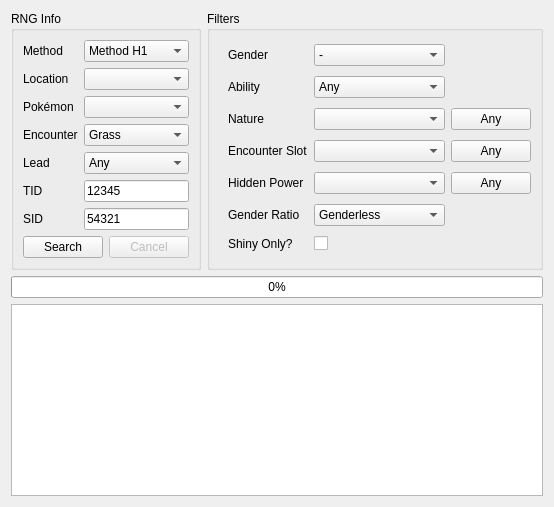
     <widget class="QWidget" name="tabSpreadSearcher">
      <attribute name="title">
       <string>Searcher</string>
      </attribute>
      <layout class="QGridLayout" name="gridLayout_8">
       <item row="2" column="0" colspan="2">
        <widget class="TableView" name="tableViewSearcher">
         <property name="contextMenuPolicy">
          <enum>Qt::CustomContextMenu</enum>
         </property>
         <property name="editTriggers">
          <set>QAbstractItemView::NoEditTriggers</set>
         </property>
         <property name="sortingEnabled">
          <bool>true</bool>
         </property>
         <attribute name="horizontalHeaderDefaultSectionSize">
          <number>100</number>
         </attribute>
         <attribute name="verticalHeaderVisible">
          <bool>false</bool>
         </attribute>
         <attribute name="verticalHeaderDefaultSectionSize">
          <number>21</number>
         </attribute>
         <attribute name="verticalHeaderMinimumSectionSize">
          <number>20</number>
         </attribute>
        </widget>
       </item>
       <item row="0" column="0">
        <widget class="QGroupBox" name="groupBoxSearcherRNGInfo">
         <property name="sizePolicy">
          <sizepolicy hsizetype="Preferred" vsizetype="Preferred">
           <horstretch>1</horstretch>
           <verstretch>0</verstretch>
          </sizepolicy>
         </property>
         <property name="title">
          <string>RNG Info</string>
         </property>
         <layout class="QGridLayout" name="gridLayout_6">
          <item row="0" column="0">
           <widget class="QLabel" name="labelSearcherMethod">
            <property name="text">
             <string>Method</string>
            </property>
           </widget>
          </item>
          <item row="0" column="1" colspan="2">
           <widget class="QComboBox" name="comboBoxSearcherMethod">
            <property name="layoutDirection">
             <enum>Qt::LeftToRight</enum>
            </property>
            <property name="editable">
             <bool>false</bool>
            </property>
            <property name="frame">
             <bool>true</bool>
            </property>
            <item>
             <property name="text">
              <string>Method H1</string>
             </property>
            </item>
            <item>
             <property name="text">
              <string>Method H2</string>
             </property>
            </item>
            <item>
             <property name="text">
              <string>Method H4</string>
             </property>
            </item>
           </widget>
          </item>
          <item row="1" column="0">
           <widget class="QLabel" name="labelSearcherLocation">
            <property name="text">
             <string>Location</string>
            </property>
           </widget>
          </item>
          <item row="1" column="1" colspan="2">
           <widget class="QComboBox" name="comboBoxSearcherLocation">
            <property name="maxVisibleItems">
             <number>10</number>
            </property>
           </widget>
          </item>
          <item row="2" column="0">
           <widget class="QLabel" name="labelSearcherPokemon">
            <property name="text">
             <string>Pokémon</string>
            </property>
           </widget>
          </item>
          <item row="2" column="1" colspan="2">
           <widget class="QComboBox" name="comboBoxSearcherPokemon"/>
          </item>
          <item row="3" column="0">
           <widget class="QLabel" name="labelSearcherEncounter">
            <property name="text">
             <string>Encounter</string>
            </property>
           </widget>
          </item>
          <item row="3" column="1" colspan="2">
           <widget class="QComboBox" name="comboBoxSearcherEncounter">
            <item>
             <property name="text">
              <string>Grass</string>
             </property>
            </item>
            <item>
             <property name="text">
              <string>Safari Zone</string>
             </property>
            </item>
            <item>
             <property name="text">
              <string>Rock Smash</string>
             </property>
            </item>
            <item>
             <property name="text">
              <string>Surfing</string>
             </property>
            </item>
            <item>
             <property name="text">
              <string>Old Rod</string>
             </property>
            </item>
            <item>
             <property name="text">
              <string>Good Rod</string>
             </property>
            </item>
            <item>
             <property name="text">
              <string>Super Rod</string>
             </property>
            </item>
           </widget>
          </item>
          <item row="4" column="0">
           <widget class="QLabel" name="labelSearcherLead">
            <property name="text">
             <string>Lead</string>
            </property>
           </widget>
          </item>
          <item row="4" column="1" colspan="2">
           <widget class="QComboBox" name="comboBoxSearcherLead">
            <item>
             <property name="text">
              <string>Any</string>
             </property>
            </item>
            <item>
             <property name="text">
              <string>Synchronize</string>
             </property>
            </item>
            <item>
             <property name="text">
              <string>Cute Charm</string>
             </property>
            </item>
            <item>
             <property name="text">
              <string>None</string>
             </property>
            </item>
           </widget>
          </item>
          <item row="5" column="0">
           <widget class="QLabel" name="labelSearcherTID">
            <property name="text">
             <string>TID</string>
            </property>
           </widget>
          </item>
          <item row="5" column="1" colspan="2">
           <widget class="TextBox" name="textBoxSearcherTID">
            <property name="inputMask">
             <string/>
            </property>
            <property name="text">
             <string notr="true">12345</string>
            </property>
            <property name="maxLength">
             <number>5</number>
            </property>
           </widget>
          </item>
          <item row="6" column="0">
           <widget class="QLabel" name="labelSearcherSID">
            <property name="text">
             <string>SID</string>
            </property>
           </widget>
          </item>
          <item row="6" column="1" colspan="2">
           <widget class="TextBox" name="textBoxSearcherSID">
            <property name="inputMask">
             <string/>
            </property>
            <property name="text">
             <string notr="true">54321</string>
            </property>
            <property name="maxLength">
             <number>5</number>
            </property>
           </widget>
          </item>
          <item row="7" column="0" colspan="2">
           <widget class="QPushButton" name="pushButtonSearch">
            <property name="enabled">
             <bool>true</bool>
            </property>
            <property name="text">
             <string>Search</string>
            </property>
            <property name="checkable">
             <bool>false</bool>
            </property>
            <property name="autoDefault">
             <bool>false</bool>
            </property>
           </widget>
          </item>
          <item row="7" column="2">
           <widget class="QPushButton" name="pushButtonCancel">
            <property name="enabled">
             <bool>false</bool>
            </property>
            <property name="text">
             <string>Cancel</string>
            </property>
           </widget>
          </item>
         </layout>
        </widget>
       </item>
       <item row="0" column="1">
        <widget class="QGroupBox" name="groupBoxSearcherFilters">
         <property name="sizePolicy">
          <sizepolicy hsizetype="Preferred" vsizetype="Preferred">
           <horstretch>2</horstretch>
           <verstretch>0</verstretch>
          </sizepolicy>
         </property>
         <property name="styleSheet">
          <string notr="true"/>
         </property>
         <property name="title">
          <string>Filters</string>
         </property>
         <layout class="QGridLayout" name="gridLayout_2">
          <item row="0" column="0" rowspan="7">
           <widget class="IVFilter" name="ivFilterSearcher" native="true"/>
          </item>
          <item row="0" column="1">
           <widget class="QLabel" name="labelSearcherGender">
            <property name="text">
             <string>Gender</string>
            </property>
           </widget>
          </item>
          <item row="0" column="2">
           <widget class="QComboBox" name="comboBoxSearcherGender">
            <item>
             <property name="text">
              <string notr="true">-</string>
             </property>
            </item>
            <item>
             <property name="text">
              <string notr="true">♂</string>
             </property>
            </item>
            <item>
             <property name="text">
              <string notr="true">♀</string>
             </property>
            </item>
           </widget>
          </item>
          <item row="1" column="1">
           <widget class="QLabel" name="labelSearcherAbility">
            <property name="text">
             <string>Ability</string>
            </property>
           </widget>
          </item>
          <item row="1" column="2">
           <widget class="QComboBox" name="comboBoxSearcherAbility">
            <item>
             <property name="text">
              <string>Any</string>
             </property>
            </item>
            <item>
             <property name="text">
              <string notr="true">0</string>
             </property>
            </item>
            <item>
             <property name="text">
              <string notr="true">1</string>
             </property>
            </item>
           </widget>
          </item>
          <item row="2" column="1">
           <widget class="QLabel" name="labelSearcherNature">
            <property name="text">
             <string>Nature</string>
            </property>
           </widget>
          </item>
          <item row="2" column="2">
           <widget class="CheckList" name="comboBoxSearcherNature"/>
          </item>
          <item row="2" column="3">
           <widget class="QPushButton" name="pushButtonSearcherAnyNature">
            <property name="sizePolicy">
             <sizepolicy hsizetype="Fixed" vsizetype="Fixed">
              <horstretch>0</horstretch>
              <verstretch>0</verstretch>
             </sizepolicy>
            </property>
            <property name="text">
             <string>Any</string>
            </property>
           </widget>
          </item>
          <item row="3" column="1">
           <widget class="QLabel" name="labelSearcherEncounterSlot">
            <property name="text">
             <string>Encounter Slot</string>
            </property>
           </widget>
          </item>
          <item row="3" column="2">
           <widget class="CheckList" name="comboBoxSearcherEncounterSlot"/>
          </item>
          <item row="3" column="3">
           <widget class="QPushButton" name="pushButtonSearcherAnyEncounterSlot">
            <property name="sizePolicy">
             <sizepolicy hsizetype="Fixed" vsizetype="Fixed">
              <horstretch>0</horstretch>
              <verstretch>0</verstretch>
             </sizepolicy>
            </property>
            <property name="text">
             <string>Any</string>
            </property>
           </widget>
          </item>
          <item row="4" column="1">
           <widget class="QLabel" name="labelSearcherHiddenPower">
            <property name="text">
             <string>Hidden Power</string>
            </property>
           </widget>
          </item>
          <item row="4" column="2">
           <widget class="CheckList" name="comboBoxSearcherHiddenPower"/>
          </item>
          <item row="4" column="3">
           <widget class="QPushButton" name="pushButtonSearcherAnyHiddenPower">
            <property name="sizePolicy">
             <sizepolicy hsizetype="Fixed" vsizetype="Fixed">
              <horstretch>0</horstretch>
              <verstretch>0</verstretch>
             </sizepolicy>
            </property>
            <property name="text">
             <string>Any</string>
            </property>
           </widget>
          </item>
          <item row="5" column="1">
           <widget class="QLabel" name="labelSearcherGenderRatio">
            <property name="text">
             <string>Gender Ratio</string>
            </property>
           </widget>
          </item>
          <item row="5" column="2">
           <widget class="QComboBox" name="comboBoxSearcherGenderRatio">
            <item>
             <property name="text">
              <string>Genderless</string>
             </property>
            </item>
            <item>
             <property name="text">
              <string>50% ♂ / 50% ♀</string>
             </property>
            </item>
            <item>
             <property name="text">
              <string>25% ♂ / 75% ♀</string>
             </property>
            </item>
            <item>
             <property name="text">
              <string>75% ♂ / 25% ♀</string>
             </property>
            </item>
            <item>
             <property name="text">
              <string>87.5% ♂ / 12.5% ♀</string>
             </property>
            </item>
            <item>
             <property name="text">
              <string>100% ♂</string>
             </property>
            </item>
            <item>
             <property name="text">
              <string>100% ♀</string>
             </property>
            </item>
           </widget>
          </item>
          <item row="6" column="1">
           <widget class="QLabel" name="labelSearcherShinyOnly">
            <property name="text">
             <string>Shiny Only?</string>
            </property>
           </widget>
          </item>
          <item row="6" column="2">
           <widget class="QCheckBox" name="checkBoxSearcherShinyOnly">
            <property name="text">
             <string/>
            </property>
           </widget>
          </item>
         </layout>
        </widget>
       </item>
       <item row="1" column="0" colspan="2">
        <widget class="QProgressBar" name="progressBar">
         <property name="value">
          <number>0</number>
         </property>
        </widget>
       </item>
      </layout>
     </widget>
